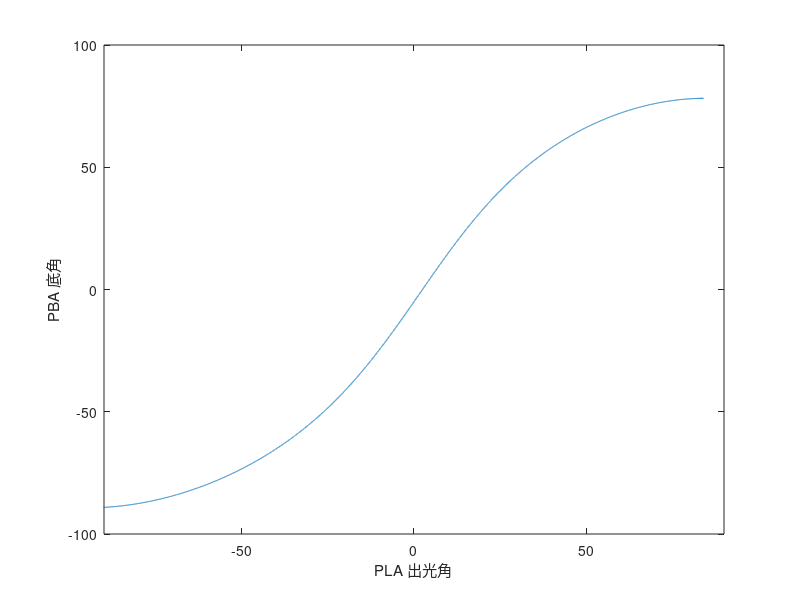

This chart was generated by the following MATLAB code: (Note: this script raises an error after producing the figure.)
%% Find Relation between PBA and PLA
close all; 
clc;clear; 
%%
% update: 20230727
% content: wedge prism, direct method only
% PLA: PLA + wedgePrism_PBA (與地面法線夾角)
% output: PLA_array PBA_array_formPLA

%% Input
% 垂直光入射
PBA_check = 37.5;               % For accuracy check: see "PLA_check" and do polyval(p,PLA_check)
n_prism = 1.49;       % 兩者關係只和折射率有關
PBA_array = -90:0.01:90;        % 下層 Prism, [-90:90]    "PBA > 0: 垂直面向人眼"
wedgePrism_PBA = -5;            % 上層 Prism,             "PBA < 0: 垂直面向人眼"
%% Processing
% derive PLA from PBA
PLATemp = PBA_array - asind(sind(PBA_array)/n_prism);
PLA_array = asind(n_prism * sind(PLATemp - wedgePrism_PBA));
% filt TIR Term
PBA_array(imag(PLA_array)~=0) = [];
PLA_array(imag(PLA_array)~=0) = [];
% Plot
figure
plot(PLA_array + wedgePrism_PBA,PBA_array)
xlabel("PLA 出光角");ylabel("PBA 底角")
xlim([-90 90])
xlim([-90 90])
yline(0)
legend(["Data Points"])
PLA_array_fromPBA = PLA_array + wedgePrism_PBA; % 與地面夾角
PBA_array_forPLA = PBA_array;
%% output
disp("output: PLA_array_fromPBA PBA_array_forPLA")
save(strcat("PLAvsPBA",datestr(now,'mm-dd-yyyy HH-MM'),".mat"),"PLA_array_fromPBA","PBA_array_forPLA");
%% interpolation 
% PBA_desired = interp1(PLA_array_fromPBA,PBA_array_forPLA,40);
PLA_desired = interp1(PBA_array_forPLA,PLA_array_fromPBA,PBA_check);
disp(strcat("中心 PLA (GP-PBA: ",num2str(PBA_check),"): ",num2str(PLA_desired)))